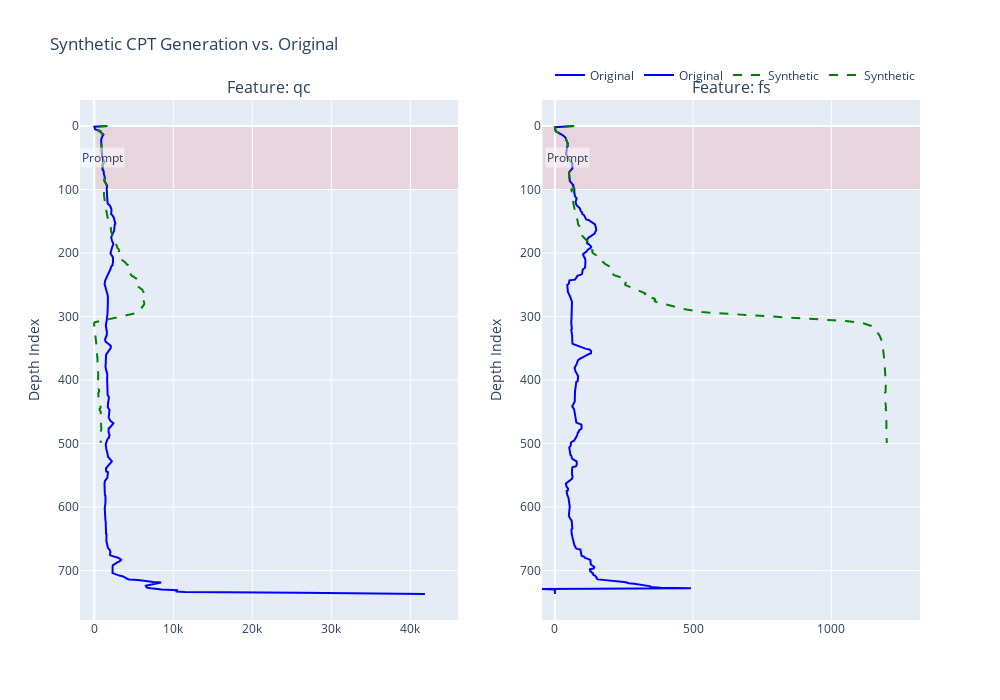

The notebook cell saved with this chart:
### Markdown cell above
### Visualize the Result

Let's plot our generated CPT against the original one to see how it compares. The generated profile should look statistically similar and geologically plausible, but not be an exact copy.

### Code cell
def plot_generated_cpt(original_cpt, synthetic_cpt, prompt_len, feature_names=["qc", "fs"]):
    """Plots a comparison of an original and a synthetically generated CPT."""
    if synthetic_cpt is None:
        print("No synthetic data to plot.")
        return
        
    fig = make_subplots(rows=1, cols=len(feature_names), subplot_titles=[f'Feature: {name}' for name in feature_names])
    
    # Plot Original CPT
    original_depth = np.arange(len(original_cpt))
    for i, name in enumerate(feature_names):
        fig.add_trace(go.Scatter(x=original_cpt[:, i], y=original_depth, mode='lines', name='Original', line=dict(color='blue', width=2)), row=1, col=i+1)

    # Plot Synthetic CPT
    synthetic_depth = np.arange(len(synthetic_cpt))
    for i, name in enumerate(feature_names):
        fig.add_trace(go.Scatter(x=synthetic_cpt[:, i], y=synthetic_depth, mode='lines', name='Synthetic', line=dict(color='green', dash='dash')), row=1, col=i+1)
    
    # Highlight the prompt region
    for i, name in enumerate(feature_names):
        fig.add_shape(
            type="rect",
            x0=min(original_cpt[:, i].min(), synthetic_cpt[:, i].min()) * 0.9,
            x1=max(original_cpt[:, i].max(), synthetic_cpt[:, i].max()) * 1.1,
            y0=-0.5,
            y1=prompt_len - 0.5,
            fillcolor="red",
            opacity=0.1, layer="below", line_width=0,
            row=1, col=i+1
        )
        fig.add_annotation(
            text="Prompt",
            x=np.median(original_cpt[:prompt_len, i]), y=prompt_len / 2,
            showarrow=False, bgcolor="rgba(255, 255, 255, 0.5)",
            row=1, col=i+1
        )

    fig.update_yaxes(autorange="reversed", title_text="Depth Index")
    fig.update_layout(
        title_text='Synthetic CPT Generation vs. Original',
        height=700, width=1000,
        legend=dict(orientation="h", yanchor="bottom", y=1.02, xanchor="right", x=1)
    )
    fig.show()

# Plot the results
plot_generated_cpt(original_cpt_unscaled, synthetic_cpt, PROMPT_LENGTH, feature_names=["qc", "fs"])

### Figure 1 — Plotly figure (JSON) as saved in the notebook; plotly's stock layout.template omitted (floating-point values rounded to 4 significant figures; data arrays with more than 128 entries replaced by an {"elided": "..."} marker saying what was removed)
{"data": [{"line": {"color": "blue", "width": 2}, "mode": "lines", "name": "Original", "type": "scatter", "x": {"elided": "738 float values"}, "xaxis": "x", "y": {"elided": "738 int values"}, "yaxis": "y"}, {"line": {"color": "blue", "width": 2}, "mode": "lines", "name": "Original", "type": "scatter", "x": {"elided": "738 float values"}, "xaxis": "x2", "y": {"elided": "738 int values"}, "yaxis": "y2"}, {"line": {"color": "green", "dash": "dash"}, "mode": "lines", "name": "Synthetic", "type": "scatter", "x": {"elided": "500 float values"}, "xaxis": "x", "y": {"elided": "500 int values"}, "yaxis": "y"}, {"line": {"color": "green", "dash": "dash"}, "mode": "lines", "name": "Synthetic", "type": "scatter", "x": {"elided": "500 float values"}, "xaxis": "x2", "y": {"elided": "500 int values"}, "yaxis": "y2"}], "layout": {"annotations": [{"font": {"size": 16}, "showarrow": false, "text": "Feature: qc", "x": 0.225, "xanchor": "center", "xref": "paper", "y": 1, "yanchor": "bottom", "yref": "paper"}, {"font": {"size": 16}, "showarrow": false, "text": "Feature: fs", "x": 0.775, "xanchor": "center", "xref": "paper", "y": 1, "yanchor": "bottom", "yref": "paper"}, {"bgcolor": "rgba(255, 255, 255, 0.5)", "showarrow": false, "text": "Prompt", "x": 1040.0, "xref": "x", "y": 50, "yref": "y"}, {"bgcolor": "rgba(255, 255, 255, 0.5)", "showarrow": false, "text": "Prompt", "x": 46.5, "xref": "x2", "y": 50, "yref": "y2"}], "height": 700, "legend": {"orientation": "h", "x": 1, "xanchor": "right", "y": 1.02, "yanchor": "bottom"}, "shapes": [{"fillcolor": "red", "layer": "below", "line": {"width": 0}, "opacity": 0.1, "type": "rect", "x0": -42.49, "x1": 46020.0, "xref": "x", "y0": -0.5, "y1": 99.5, "yref": "y"}, {"fillcolor": "red", "layer": "below", "line": {"width": 0}, "opacity": 0.1, "type": "rect", "x0": -42.03, "x1": 1321.0, "xref": "x2", "y0": -0.5, "y1": 99.5, "yref": "y2"}], "title": {"text": "Synthetic CPT Generation vs. Original"}, "width": 1000, "xaxis": {"anchor": "y", "domain": [0, 0.45]}, "xaxis2": {"anchor": "y2", "domain": [0.55, 1]}, "yaxis": {"anchor": "x", "autorange": "reversed", "domain": [0, 1], "title": {"text": "Depth Index"}}, "yaxis2": {"anchor": "x2", "autorange": "reversed", "domain": [0, 1], "title": {"text": "Depth Index"}}}}
